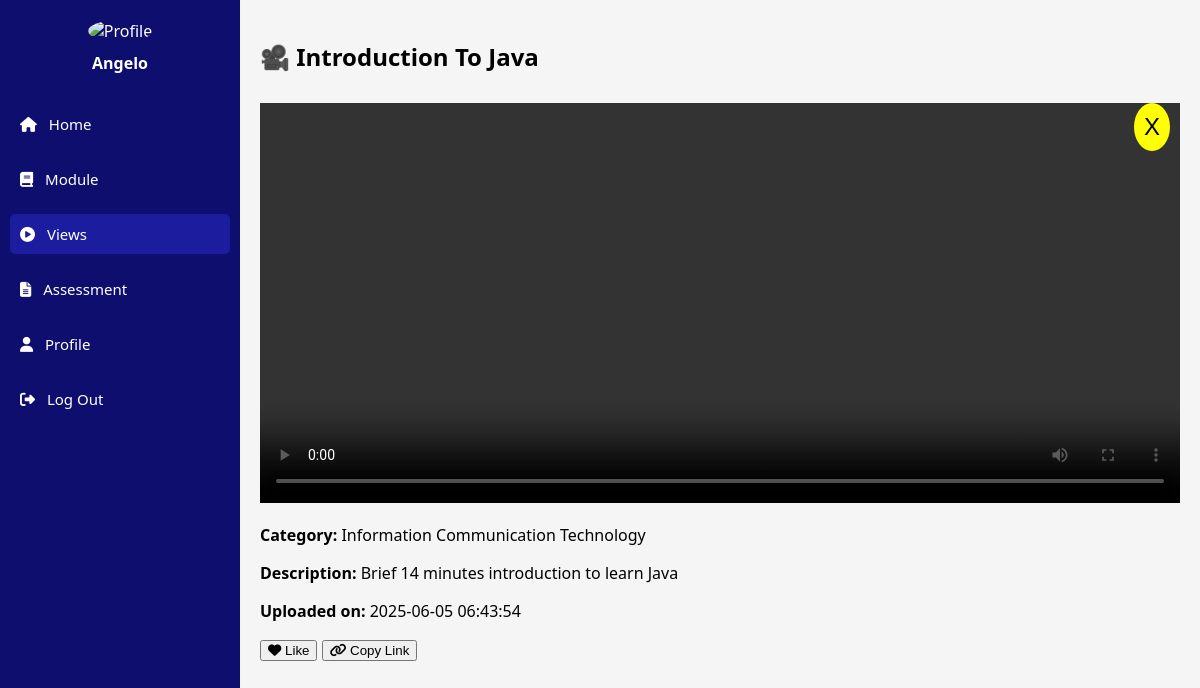
Page /student/view_video.php?id=12 (signed in) on the committed database.
### tables this page shows
CREATE TABLE `users` (
  `id` int(11) NOT NULL,
  `email` varchar(100) NOT NULL,
  `department` varchar(100) DEFAULT NULL,
  `password` varchar(255) NOT NULL,
  `role` enum('student','teacher','admin') DEFAULT 'student',
  `created_at` timestamp NOT NULL DEFAULT current_timestamp(),
  `status` enum('pending','approved','rejected') DEFAULT 'pending',
  `first_name` varchar(100) DEFAULT NULL,
  `middle_name` varchar(100) DEFAULT NULL,
  `last_name` varchar(100) DEFAULT NULL,
  `suffix_name` varchar(20) DEFAULT NULL,
  `course` varchar(50) DEFAULT NULL,
  `section` varchar(50) DEFAULT NULL,
  `sex` varchar(10) DEFAULT NULL,
  `year` varchar(10) DEFAULT NULL,
  `id_number` varchar(50) DEFAULT NULL,
  `reset_token` varchar(64) DEFAULT NULL,
  `reset_expiry` datetime DEFAULT NULL,
  `otp_code` varchar(10) DEFAULT NULL,
  `otp_expiry` datetime DEFAULT NULL,
  `department_id` int(11) DEFAULT NULL,
  `profile_pic` varchar(255) DEFAULT NULL,
  `otp_purpose` varchar(20) DEFAULT 'register'
);

CREATE TABLE `views` (
  `id` int(11) NOT NULL,
  `title` varchar(255) NOT NULL,
  `description` text DEFAULT NULL,
  `category` varchar(100) DEFAULT NULL,
  `video_path` varchar(255) NOT NULL,
  `likes` int(11) DEFAULT 0,
  `created_at` timestamp NOT NULL DEFAULT current_timestamp(),
  `course` varchar(255) NOT NULL
);

### student/view_video.php (the view, shortened to what this page needs)
<?php
require_once('../includes/db.php');
$student_id = $_SESSION['user_id'];
$student_query = "SELECT first_name FROM users WHERE id = ?";
$stmt = $conn->prepare($student_query);
$stmt->bind_param("i", $student_id);
$stmt->execute();
$stmt->bind_result($first_name);
$video_id = $_GET['id'] ?? 0;
$video_query = "SELECT title, video_path, category, description, created_at FROM views WHERE id = ?";
$video_stmt = $conn->prepare($video_query);
$video_stmt->bind_param("i", $video_id);
$video_stmt->execute();
$video_stmt->bind_result($title, $video_path, $category, $description, $created_at);
?>
<!DOCTYPE html>
<html lang="en">
<head>
    <link rel="stylesheet" href="../assets/css/student_dashboard.css">
    <link rel="stylesheet" href="https://cdnjs.cloudflare.com/ajax/libs/font-awesome/6.4.0/css/all.min.css">
</head>
<body>
    <div class="dashboard-container">
        <aside class="sidebar">
            <div class="profile-section">
                <img src="../assets/images/profile.png" alt="Profile" class="profile-pic">
                <h4><?= htmlspecialchars($first_name) ?></h4>
            </div>
            <nav class="nav-links">
                <a href="dashboard.php"><i class="fas fa-home"></i> Home</a>
                <a href="modules.php"><i class="fas fa-book"></i> Module</a>
                <a href="views.php" class="active"><i class="fas fa-play-circle"></i> Views</a>
                <a href="assessment.php"><i class="fas fa-file-alt"></i> Assessment</a>
                <a href="profile.php"><i class="fas fa-user"></i> Profile</a>
                <a href="../auth/logout.php"><i class="fas fa-sign-out-alt"></i> Log Out</a>
            </nav>
        </aside>
        <main class="main-content">
            <h2>🎥 <?= htmlspecialchars($title) ?></h2>
            <div class="video-container">
                <button class="close-btn" onclick="closeVideo()">X</button>
                <video width="100%" height="400" controls>
                    <source src="http://localhost/learnit/uploads/videos/<?= htmlspecialchars($video_path) ?>" type="video/mp4">
                </video>
                <div class="video-meta">
                    <p><strong>Category:</strong> <?= htmlspecialchars($category) ?></p>
                    <p><strong>Description:</strong> <?= nl2br(htmlspecialchars($description)) ?></p>
                    <p><strong>Uploaded on:</strong> <?= htmlspecialchars($created_at) ?></p>
                </div>
                <div class="video-actions">
                    <button id="like-btn"><i class="fas fa-heart"></i> Like</button>
                    <button id="copy-btn"><i class="fas fa-link"></i> Copy Link</button>
                </div>
            </div>
        </main>
    </div>
</body>
</html>

### assets/css/student_dashboard.css (style rules this page uses)
body { margin: 0; font-family: 'Segoe UI', sans-serif; }
.dashboard-container { display: flex; height: 100vh; }
.sidebar { background-color: #0e0e6e; color: white; width: 220px; padding: 20px 10px; display: flex; flex-direction: column; }
.profile-section { text-align: center; margin-bottom: 30px; }
.profile-pic { width: 70px; height: 70px; border-radius: 50%; margin-bottom: 10px; }
.profile-section h4 { font-size: 16px; margin: 0; }
.nav-links { display: flex; flex-direction: column; gap: 15px; }
.nav-links a { color: white; text-decoration: none; font-size: 15px; padding: 10px; border-radius: 5px; transition: background-color 0.2s ease; }
.nav-links a:hover, .nav-links a.active { background-color: #1c1c9e; }
.nav-links i { margin-right: 8px; }
.main-content { flex: 1; padding: 20px; overflow-y: auto; background: #f5f5f5; }

### student/view_video.php (style rules this page uses)
.close-btn { position: absolute; top: 10px; right: 10px; font-size: 24px; background-color: yellow; border: none; color: #000; cursor: pointer; padding: 10px; border-radius: 50%; z-index: 10; }
.video-container { position: relative; padding-top: 10px; }

### rows in the picture
users: first_name "Angelo"
views: title "Introduction To Java", category "Information Communication Technology", description "Brief 14 minutes introduction to learn Java", created_at "2025-06-05 06:43:54"
